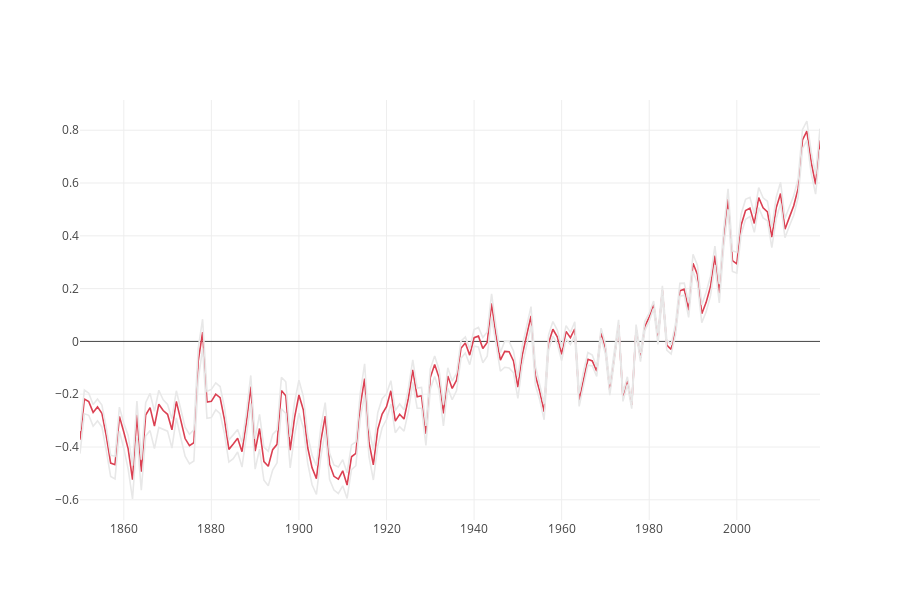

Notebook code for this chart:
### Markdown cell above
How about annual temperature anomalies? Let's also map out the evolution of global warming on an annual basis, since the Industrial Revolution. On the y-axis below, we use the global average land-sea temperature over the 1961-1990 period as a baseline against which yearly changes in temperature are measured, in degrees celsius (°C). If we look at the total temperature increase since 1850 we can deduce that we have surpassed a one-degree temperature increase, bringing us closer to the global limit of keeping warming below two degrees celsius.

### Code cell
df = pd.read_csv('data/annual-anomalies.csv').drop('Scope', axis=1).set_index('Year')

layout1 = cf.Layout(
    height=600,
    width=900,
    showlegend=False
)

colors = ['red','#E8E8E8','#E8E8E8']

df.iplot(kind='scatter', layout=layout1,color=colors, width=1.6)

### Figure 1 — Plotly figure (JSON) as saved in the notebook; plotly's stock layout.template omitted (floating-point values rounded to 4 significant figures; data arrays with more than 128 entries replaced by an {"elided": "..."} marker saying what was removed)
{"data": [{"line": {"color": "rgba(219, 64, 82, 1.0)", "dash": "solid", "shape": "linear", "width": 1.6}, "mode": "lines", "name": "Median", "text": "", "type": "scatter", "x": {"elided": "170 int values"}, "y": {"elided": "170 float values"}}, {"line": {"color": "rgba(232, 232, 232, 1.0)", "dash": "solid", "shape": "linear", "width": 1.6}, "mode": "lines", "name": "Upper", "text": "", "type": "scatter", "x": {"elided": "170 int values"}, "y": {"elided": "170 float values"}}, {"line": {"color": "rgba(232, 232, 232, 1.0)", "dash": "solid", "shape": "linear", "width": 1.6}, "mode": "lines", "name": "Lower", "text": "", "type": "scatter", "x": {"elided": "170 int values"}, "y": {"elided": "170 float values"}}], "layout": {"height": 600, "showlegend": false, "width": 900, "xaxis": {"autorange": true, "range": [1850, 2019], "type": "linear"}, "yaxis": {"autorange": true, "range": [-0.6766, 0.9146], "type": "linear"}}}
